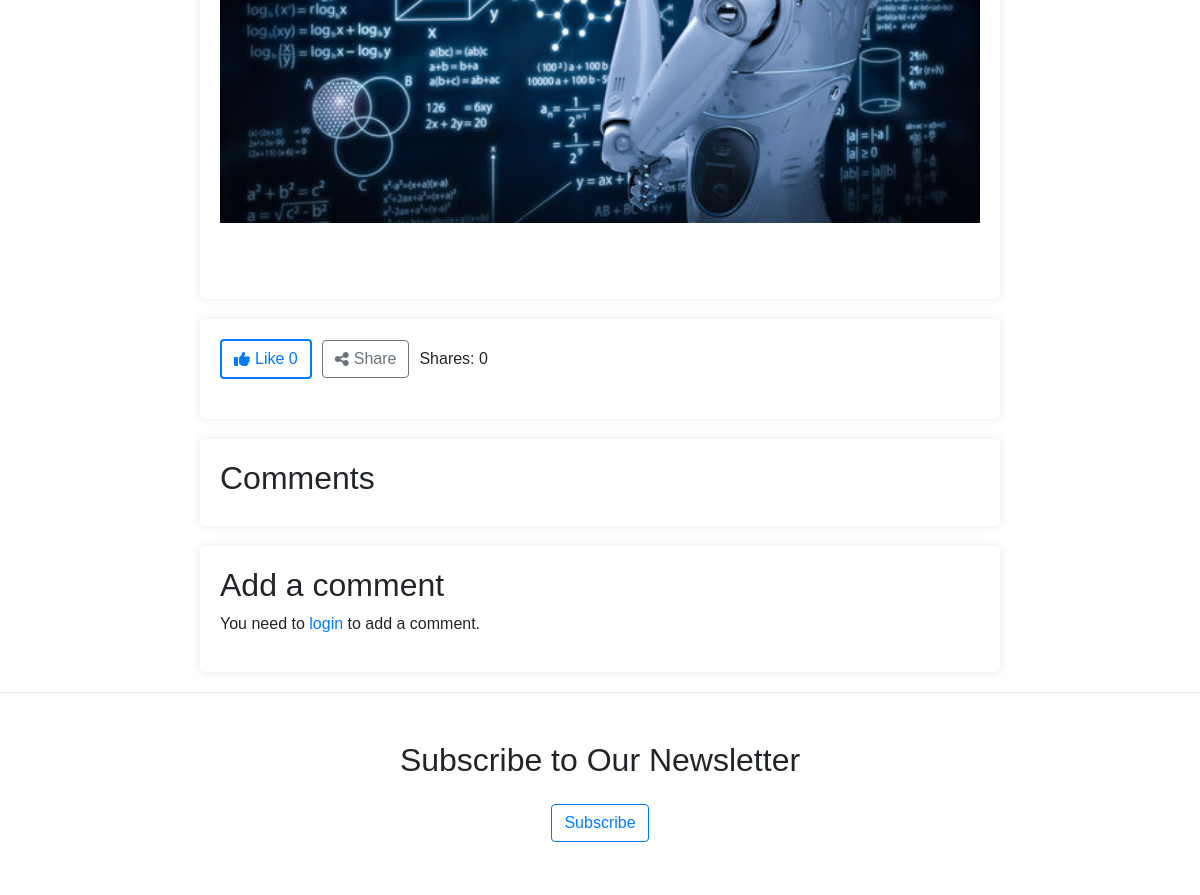
The app's page /post/8/ (middle part), older data.
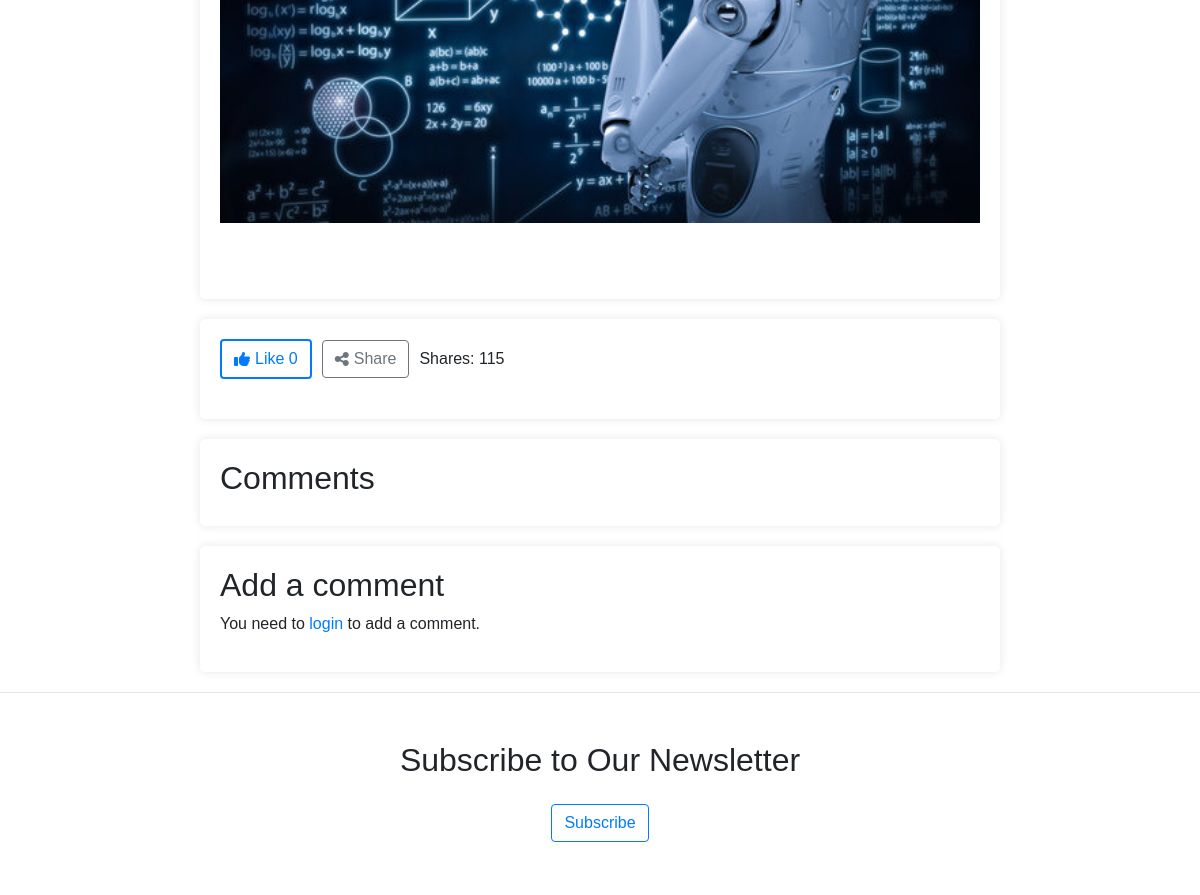
The same page, newer data.
### blog/models.py (models this page shows, shortened)
class Post(models.Model):
    title = models.CharField(max_length=200, blank=False)
    is_published = models.BooleanField(default=True)
    author = models.ForeignKey(User, on_delete=models.CASCADE)
    short_description = models.CharField(max_length=255, null=True, blank=True)
    content = CKEditor5Field(blank=False)
    image = models.ImageField(upload_to='post_images/', null=False, blank=False)
    categories = models.ManyToManyField(Category, related_name='categories_set', blank=True)
    likesold = models.ManyToManyField(User, related_name='post_likes', blank=True)
    likes = models.IntegerField(default=0)
    share_count = models.PositiveIntegerField(default=0)
    created_at = models.DateTimeField(auto_now_add=True)
    updated_at = models.DateTimeField(auto_now_add=True)
    published_date = models.DateTimeField(null=True, blank=True, auto_now_add=True)

### blog/views.py (the view)
# urls.py: path('post/<int:pk>/', views.post_detail, name='post_detail'),
def post_detail(request, pk):
    post = get_object_or_404(Post, pk=pk)
    comments = post.comments.all()
    new_comment = None
    if request.method == 'POST':
        if request.user.is_authenticated:
            comment_form = CommentForm(data=request.POST)
            if comment_form.is_valid():
                new_comment = comment_form.save(commit=False)
                new_comment.post = post
                new_comment.author = request.user
                new_comment.save()
        else:
            return redirect('login')
    else:
        comment_form = CommentForm()
    return render(request, 'blog/post_detail.html', {
        'post': post,
        'comments': comments,
        'new_comment': new_comment,
        'comment_form': comment_form
    })

### templates/blog/post_detail.html (shortened to what this page needs)
{% extends "base.html" %}
{% load static %}
{% block content %}
    <div class="container-post">
      <div class="image-container-post">
        {% if post.image %}
        <img src="{{ post.image.url }}" alt="{{ post.title }}" style="width: 100%;">
        {% endif %}
      </div>
      <p>{{ post.content|safe }}</p>
    </div>
    <div class="container-post">
      <div class="post-actions">
        <form method="POST" action="{% url 'like_post' post.pk %}" id="like-form">
            <button type="submit" class="btn btn-like" id="like-btn">
                <i class="fa fa-thumbs-up"></i> Like {{ post.likes }}
            </button>
        </form>
        <button class="btn btn-outline-secondary" id="share-btn" onclick="sharePost()">
            <i class="fa fa-share-alt"></i> Share
        </button>
        <span id="share-count">Shares: {{ post.share_count }}</span>
      </div>
    </div>
    <div class="container-post">
      <h2>Comments</h2>
    </div>
    <div class="container-post">
        <h2>Add a comment</h2>
        {% if user.is_authenticated %}
            {% if new_comment %}
                <p>Your comment has been added.</p>
            {% else %}
                <form method="post">
                    {% csrf_token %}
                    {{ comment_form.as_p }}
                    <button type="submit">Add comment</button>
                </form>
            {% endif %}
        {% else %}
            <p>You need to <a href="{% url 'login' %}">login</a> to add a comment.</p>
        {% endif %}
    </div>
{% endblock %}

### templates/base.html (shortened to what this page needs)
{% load static %}
<!DOCTYPE html>
<html lang="en">
<head>
  <link rel="stylesheet" type="text/css" href="{% static 'css/global_style.css' %}">
  <link href="https://stackpath.bootstrapcdn.com/bootstrap/4.5.2/css/bootstrap.min.css" rel="stylesheet">
</head>
<body>
<div class="body-content">
    {% block content %}
    {% endblock %}
    <hr/>
    <div class="container my-5">
      <h2 class="text-center mb-4">Subscribe to Our Newsletter</h2>
      <div class="form-inline justify-content-center">
      <a class="btn btn-outline-primary mb-2" href="{% url 'subscribe' %}">Subscribe</a>
      </div>
  </div>
</div>
</body>
</html>

### static/css/global_style.css (style rules this page uses)
* { box-sizing: border-box; margin: 0; padding: 0; font-family: Raleway, sans-serif; }

### templates/blog/post_detail.html (style rules this page uses)
.container-post { max-width: 800px; margin: 20px auto; padding: 20px; background-color: #fff; border-radius: 5px; box-shadow: 0 0 10px rgba(0, 0, 0, 0.1); }
.image-container-post { width: 100%; height: 100%; background-size: cover; background-position: center; background-repeat: no-repeat; }
.post-actions { display: flex; align-items: center; gap: 10px; margin-bottom: 20px; }
.post-actions button { display: flex; align-items: center; gap: 5px; transition: background-color 0.3s, color 0.3s; }
.btn-like { border: 2px solid #007bff; background-color: transparent; color: #007bff; }

Row changes from the older to the newer data that the page shows:
changed Post: share_count "0" → "115"
